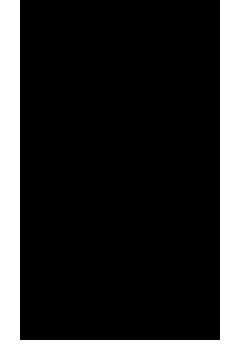
Frame 1 (no input)
Frame 60 (the mouse pressed at the canvas centre just before this capture): identical to frame 1, image omitted
Frame 120 (the mouse held since frame 60 and released just before this capture): identical to frame 1, image omitted

The Processing sketch that drew this single still picture (run headless with seeded random() and noise(); from frame 60 on, the mouse is pressed at the canvas centre):

// Processing sketch: tetris
// ── tetris.pde
Block[][] arena;
int across = 12;
int down = 18;
int blockSize = 20;
enum BlockType {
  EMPTY,WALL;
}
class Block {
  color c;
  BlockType type;
  Block(color c, BlockType type) {
    this.c = c;
    this.type = type;
  }
  
}

Block WALL = new Block(color(255),BlockType.WALL);
Block EMPTY = new Block(color(0), BlockType.EMPTY);

void settings() {
  size(across * blockSize, down * blockSize);
}
void setup() {


  arena = new Block[across][down];
  for (int x = 0; x < arena.length; x += 1) {
    for (int y = 0; y < arena[x].length; y += 1) {
      if (x == 0 || x == arena.length-1 || y == arena[x].length-1) {
        arena[x][y] = WALL;
      } else {
        arena[x][y] = EMPTY;
      }
    }
  }
}


void draw() {
  background(0);

  for (int x = 0; x < arena.length; x += 1) {
    for (int y = 0; y < arena[x].length; y += 1) {
      Block b = arena[x][y];

      noStroke();
      fill(b.c);
      rect(x * blockSize, y * blockSize, blockSize, blockSize);
      switch(b.type) {
      case WALL:
      
        break;
      case EMPTY:
        break;
      }
    }
  }
}
